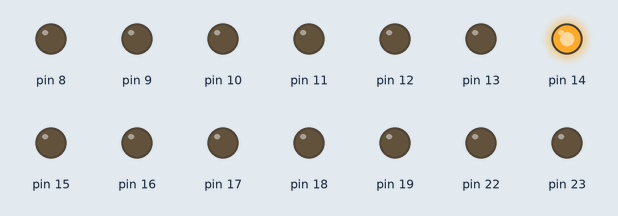
Simulated run of this sketch. Board: Arduino Uno, built with avr-gcc and run on an emulated ATmega328P. Shown: output pins drawn as LEDs (lit = HIGH).

Above: at 0.5 s.
At 3.5 s:
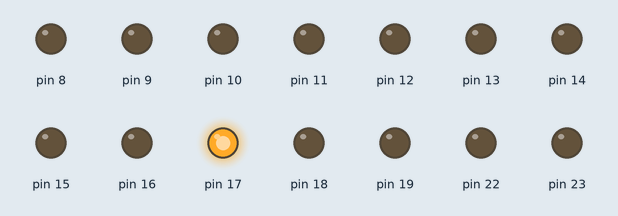
At 5.5 s:
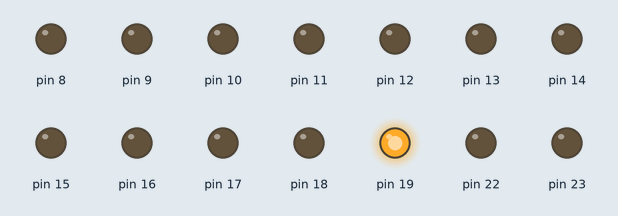
At 7.5 s:
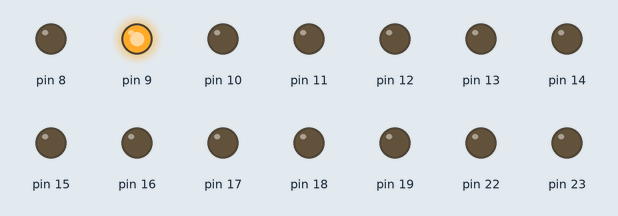
At 10.5 s:
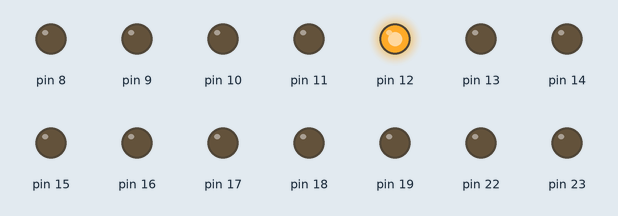
At 14.5 s:
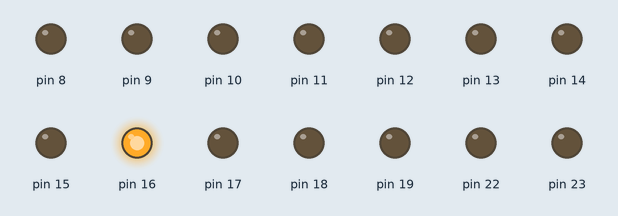
Timing chart, 0 to 15.6 s (numbered marks = the images above):
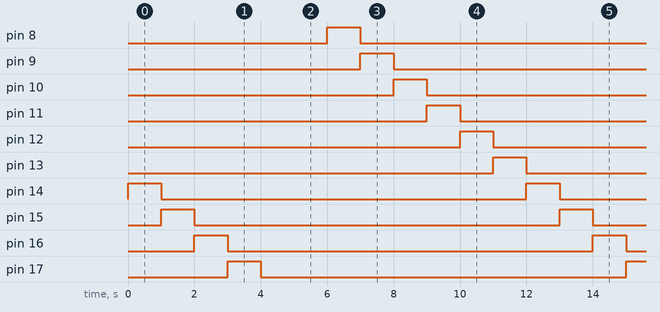

The sketch:

test_lamp.ino
```cpp
const byte sequence_length = 12;
volatile byte light_states_portc[] = {1, 2, 4, 8, 16, 32,
                                      0, 0, 0, 0, 0, 0};
volatile byte light_states_portb[] = {0, 0, 0, 0, 0, 0,
                                      1, 2, 4, 8, 16, 32};
volatile byte sequence_state;

void setup() {
  DDRB = B11111111;
  DDRC = B11111111;
  PORTB = 0;
  PORTC = 0;
  sequence_state = 0;
}

void loop() {
  PORTB = light_states_portb[sequence_state % sequence_length];
  PORTC = light_states_portc[sequence_state % sequence_length];
  sequence_state += 1;
  delay(1000);
}
```

Measured:
- by itself, pin 8–19: alternates HIGH for 1.0 s and LOW for 11.0 s
- by itself, everything shown: repeats every 12.0 s, in 12 steps
